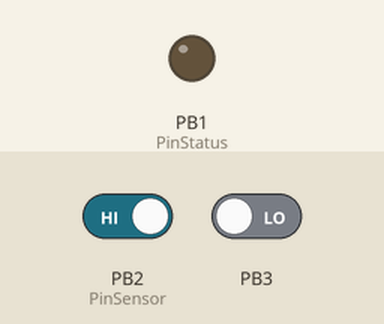
Simulated run of this sketch. Board: ATtiny85, built with avr-gcc and run on an emulated ATtiny85. On the bench: output pins drawn as LEDs (lit = HIGH). The inputs (shaded band) are chosen by the test bench; at power-on: PB2 (PinSensor) HIGH, PB3 LOW. Sleep ends after the set time or at an interrupt; what the sketch prints to the serial monitor is not drawn.

Above: at 1.2 s.
1.3 s: PB2 (PinSensor) driven LOW
At 6.4 s:
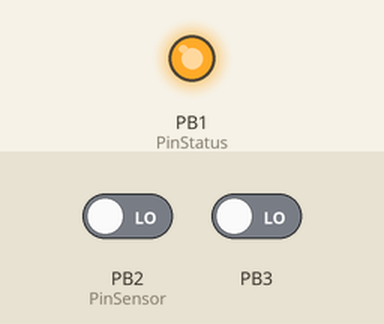
Timing chart, 0 to 8.7 s (numbered marks = the images above; inputs shaded):
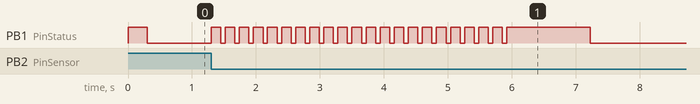

The sketch:

rat_detect.ino
```cpp
#include <avr/sleep.h>
#include <avr/interrupt.h>

int PinStatus = 1;  // d6 LED
int PinSensor = 2;


void sleep() {
  digitalWrite(PinSensor, HIGH);
  GIMSK |= _BV(PCIE);                     // Enable Pin Change Interrupts
  PCMSK |= _BV(PCINT2);                   // Use PB3 as interrupt pin
  PCMSK |= _BV(PCINT3);
  ADCSRA &= ~_BV(ADEN);                   // ADC off
  set_sleep_mode(SLEEP_MODE_PWR_DOWN);    // replaces above statement

  sleep_enable();                         // Sets the Sleep Enable bit in the MCUCR Register (SE BIT)
  sei();                                  // Enable interrupts
beep();
  sleep_cpu();                            // sleep

  cli();                                  // Disable interrupts
  PCMSK &= ~_BV(PCINT2);                  // Turn off PB3 as interrupt pin
  PCMSK &= ~_BV(PCINT3);
  sleep_disable();                        // Clear SE bit
  //ADCSRA |= _BV(ADEN);                    // ADC on

  sei();                                  // Enable interrupts
} // sleep


ISR(PCINT0_vect) {
}

void setup() {
  //delay(3000);

  Serial.println("HI!");
  pinMode(PinSensor, INPUT); // declare sensor as input
  digitalWrite(PinSensor, HIGH);

  pinMode(PinStatus, OUTPUT);  // declare LED as output
}

void loop(){
  sleep();
  Buzz();
}

void beep() {
digitalWrite(1, HIGH);
delay(300);
digitalWrite(1, LOW);
delay(300);
}


void Buzz() {
  for(int i1=0;i1<=20;i1++) {
    digitalWrite (PinStatus, HIGH);
    delay(150);
    digitalWrite (PinStatus, LOW);
    delay(70);
  }
  digitalWrite (PinStatus, HIGH);
  delay(1000);
  digitalWrite (PinStatus, LOW);
}
```

Measured:
- after the input at 1.3 s, PB1 (PinStatus): goes 21 × (HIGH 0.15 s, LOW 0.07 s), HIGH 1.3 s, then LOW, starting at once
